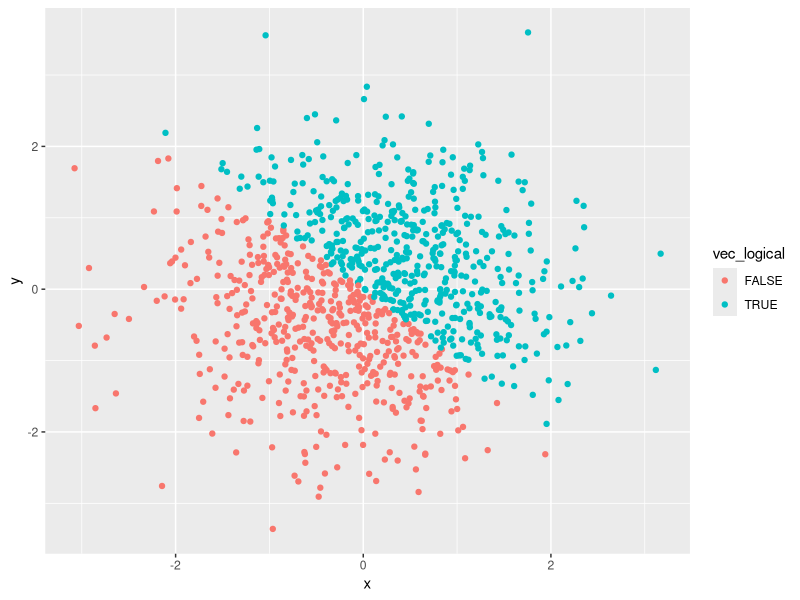
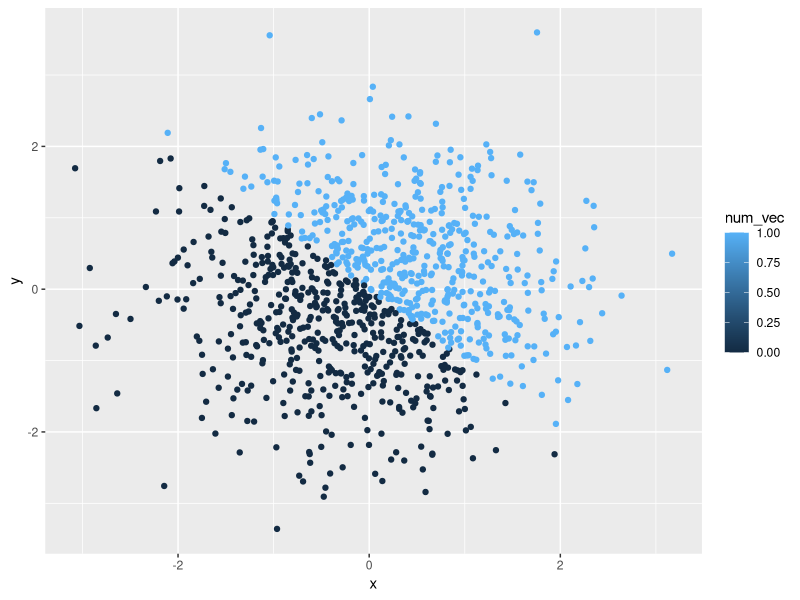
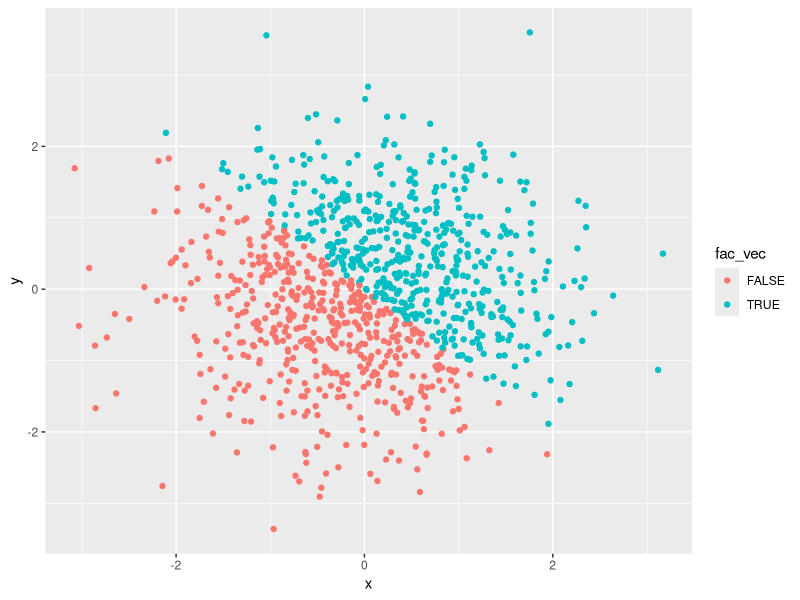
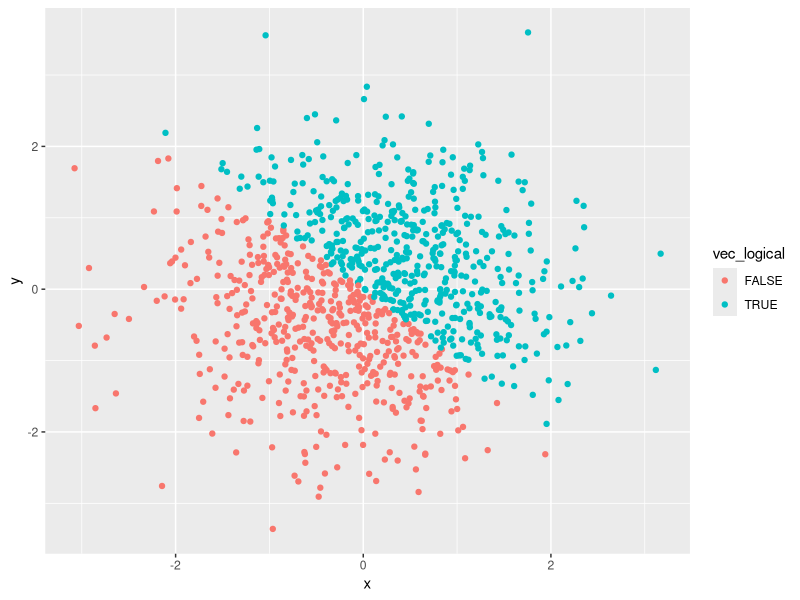

The R source for these figures, in order:
## ---- chunk 1
library(tidyverse)

set.seed(758)

example_df1 = tibble(
  numbers = runif(10, min = 1, max = 5),
  vec_logical = numbers > 2,
  vec_char = c("Liberia", "Tanzania", "Bangladesh", "India", "Ghana", "Indonesia","Nigeria", "Togo", "China", "Thailand"),
  vec_factor = factor(c("Africa", "Africa", "Asia", "Asia", "Africa", "Asia", "Africa", "Africa", "Asia", "Asia"))
)

## ---- chunk 2
mean(example_df1$numbers)

mean(example_df1$vec_logical)

mean(example_df1$vec_char)

mean(example_df1$vec_factor)
## ---- chunk 3
as.numeric(example_df1$vec_logical)

as.numeric(example_df1$vec_char)

as.numeric(example_df1$vec_factor)

## ---- chunk 4
character_factor = as.factor(example_df1$vec_char)
character_factor
as.numeric(character_factor)



factor_character = as.character(example_df1$vec_factor)
factor_character
as.numeric(factor_character)

## ---- chunk 5

library(tidyverse)
set.seed(433)

example_df2 = tibble(
  x = rnorm(1000),
  y = rnorm(1000),
  vec_logical = x + y > 0,
  num_vec = as.numeric(vec_logical),
  fac_vec = as.vector(vec_logical)  
)

## ---- chunk 6
plot1=ggplot(example_df2, aes(x = x, y = y, color=vec_logical)) + geom_point()

plot1
## ---- chunk 7
plot2=ggplot(example_df2, aes(x = x, y = y, color=num_vec )) + geom_point()

plot2
## ---- chunk 8
plot3=ggplot(example_df2, aes(x = x, y = y, color=fac_vec )) + geom_point()

plot3
## ---- chunk 9

ggsave("scatter_plot1.pdf", plot=plot1, height = 4, width = 6)


